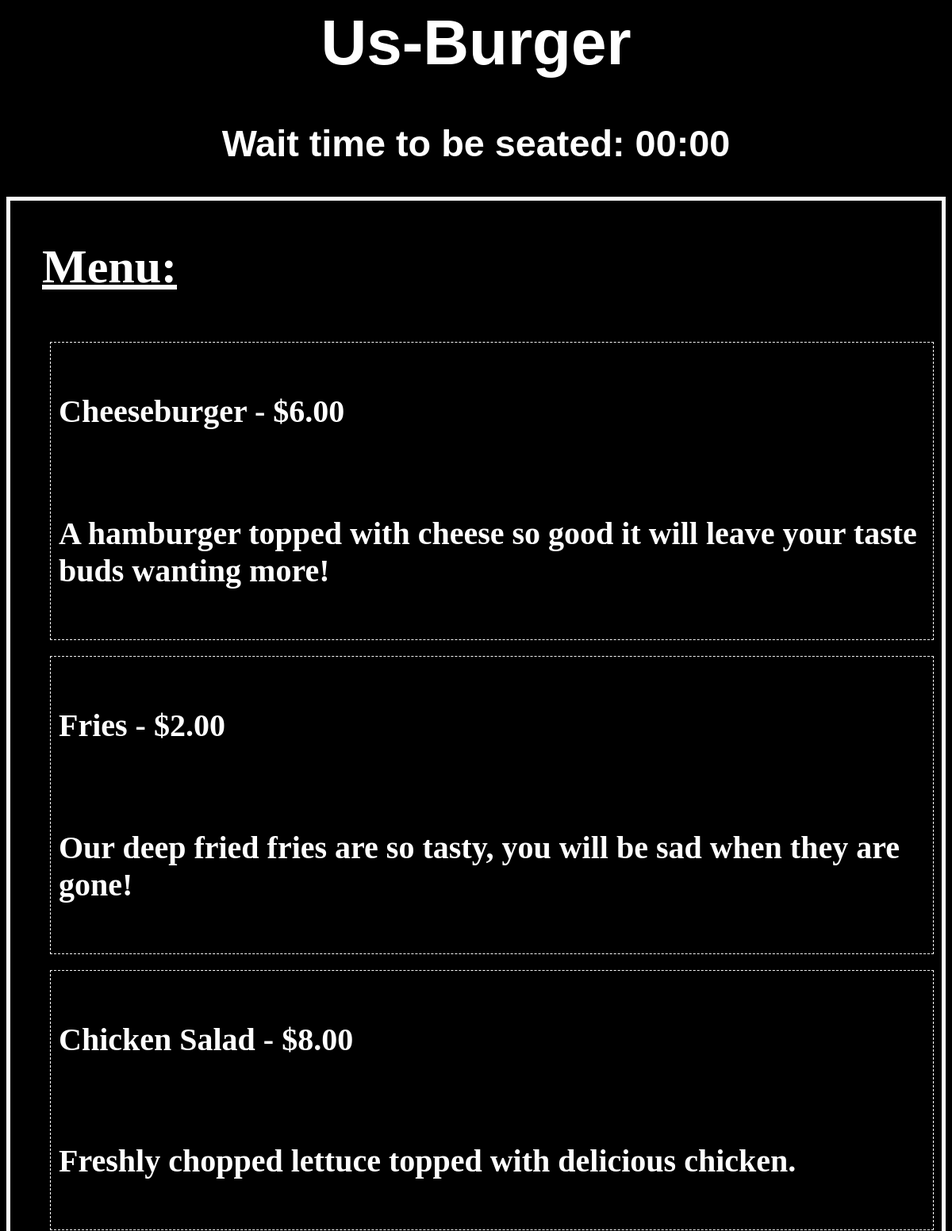
Before: /restaurant/customerMenu/ (upper part) with the older database file.
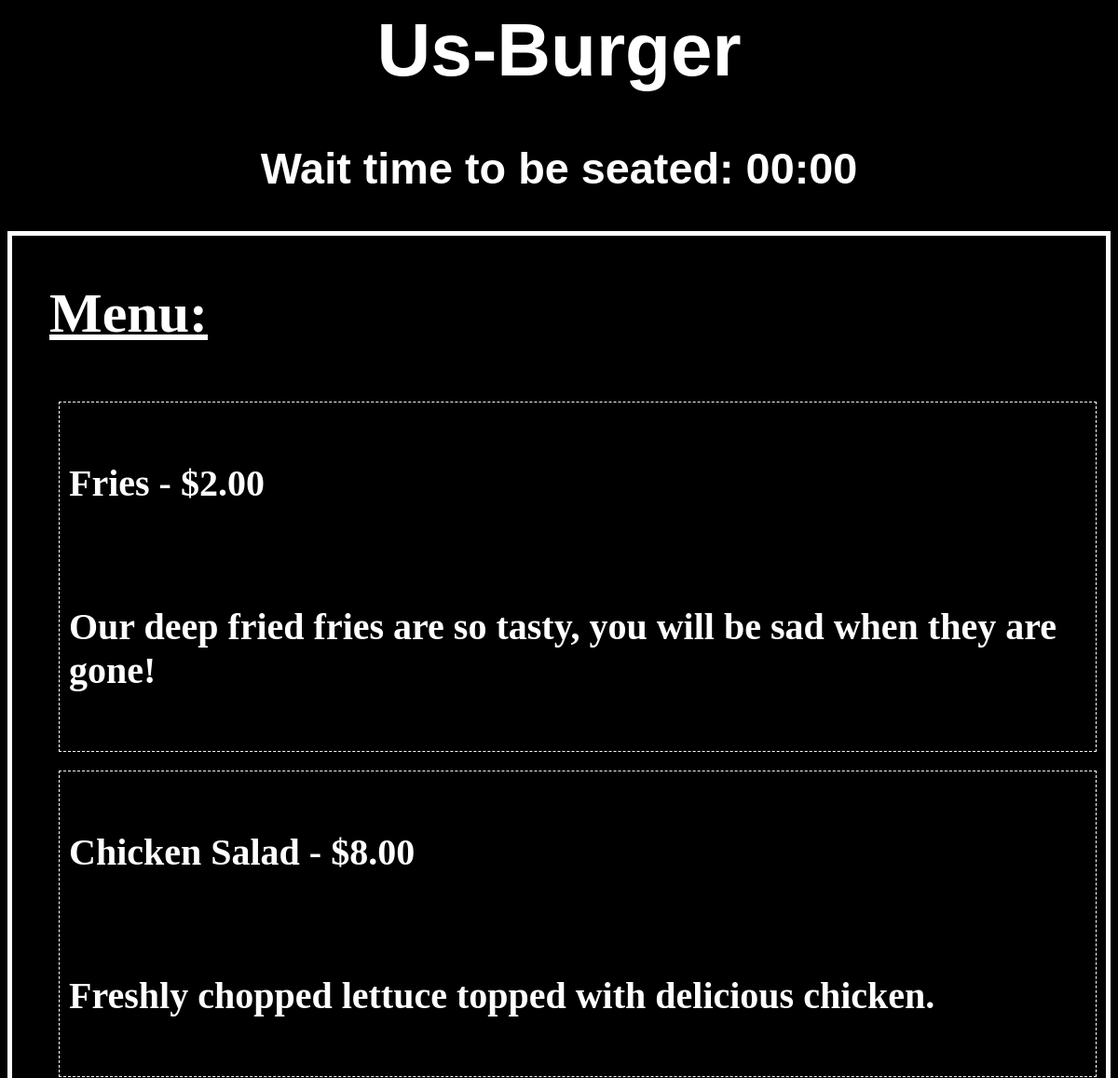
After: the same page with the newer database file.
### restaurant/models.py (models this page shows, shortened)
class MenuItem(models.Model):
    available = models.BooleanField(True)
    name = models.CharField(max_length=30)
    price = models.DecimalField(max_digits=3, decimal_places=2)
    description = models.TextField()
    def __str__(self):
        self.check_availability()
        return "%s - $%s" % (self.name, str(self.price))
    def check_availability(self):
        for supply in self.supplyamt_set.all():
            if not supply.check_availability():
                self.available = False
                self.save()
                return
        self.available = True
        self.save()

class SupplyAmt(models.Model):
    supply = models.ForeignKey('SupplyItem', on_delete=models.PROTECT)
    item = models.ForeignKey('MenuItem', on_delete=models.CASCADE)
    amt = models.IntegerField()
    def check_availability(self):
        return self.supply.check_availability(self.amt)

class SupplyItem(models.Model):
    name = models.CharField(max_length=30)
    units = models.CharField(max_length=10)
    quantity = models.FloatField()
    def check_availability(self, amt):
        return self.quantity > amt

### restaurant/views.py (the view)
# urls.py: path('customerMenu/', views.customerMenu, name='customerMenu'),
def customerMenu(request):
    latest_menu = MenuItem.objects.filter(available=True)
    template = loader.get_template('restaurant/customerMenu.html')
    context = {
        'latest_menu': latest_menu
    }
    return HttpResponse(template.render(context, request))

### restaurant/templates/restaurant/customerMenu.html (shortened to what this page needs)
{% load static %}
<html lang=en>
	<head>
		<link rel="stylesheet" type="text/css" href="{% static 'css/style0.css' %}"/>
	</head>
	<body>
		<header>
			<h1>Us-Burger</h1>
			<h3>Wait time to be seated: 00:00</h3>
		</header>
		<main>
			<menu>
				<h2>Menu:</h2>
			    {% if latest_menu %}
                    {% for item in latest_menu %}
                        <menuitem>
                            <h4>{{ item }}</h4>
                            <h4>{{ item.description }}</h4>
                        </menuitem>
                    {% endfor %}
                {% else %}
                    <p>No menu items available</p>
                {% endif %}
			</menu>
		</main>
	</body>
</html>

Changed rows visible on the page:
no longer on this page (row edited): MenuItem: id+available+name "Cheeseburger - $6.00", description "A hamburger topped with cheese so good it will leave your taste buds wanting more!"
